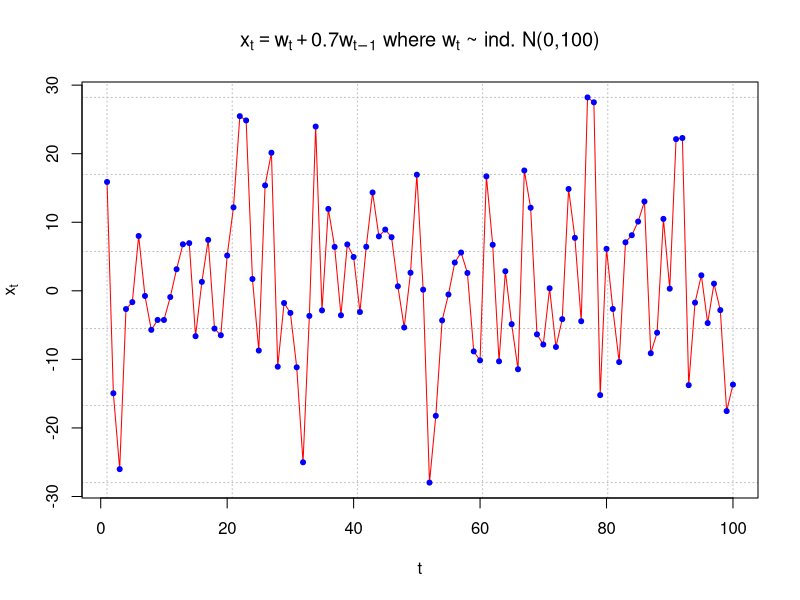
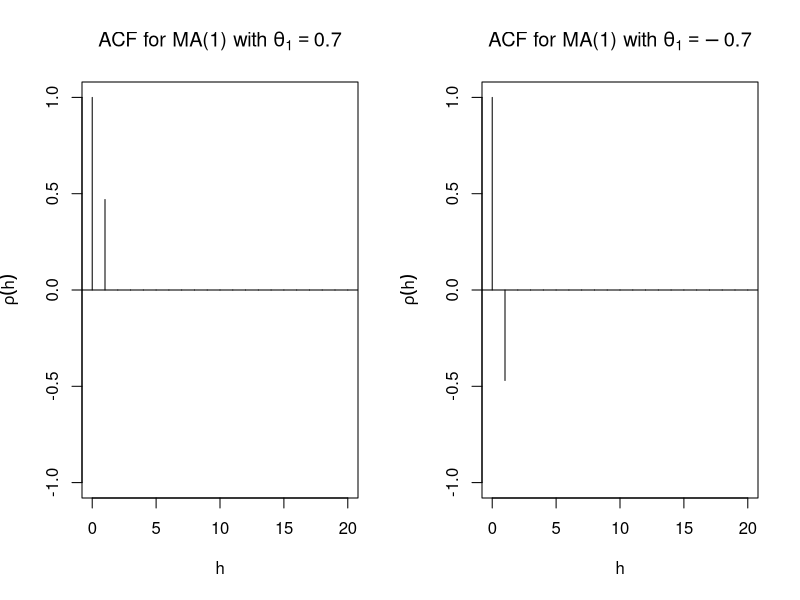
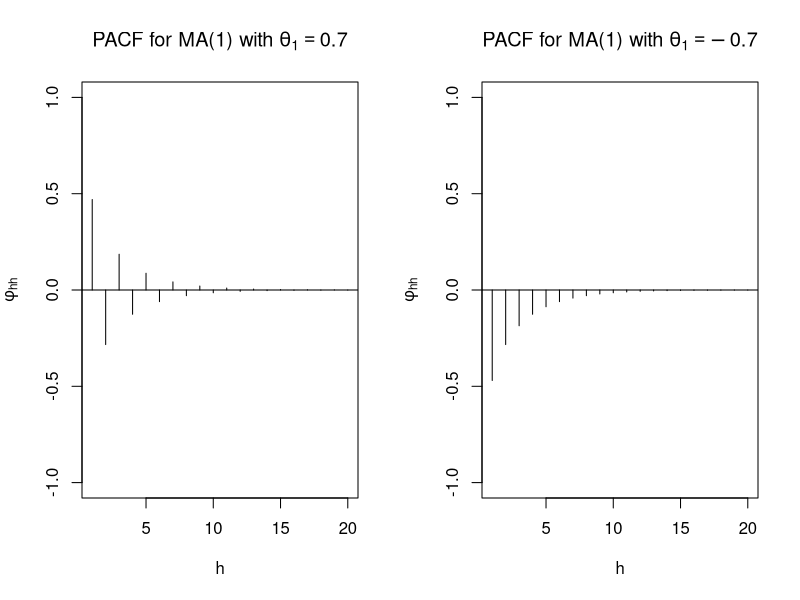

These figures' R source, in order:
#####################################################################
# NAME:  Chris Bilder                                               #
# DATE:  12-21-06                                                   #
# PURPOSE: Simulate an MA(1) series                                 #
#                                                                   #
# NOTES:                                                            #
#####################################################################


#####################################################################
# Simulate MA(1) using arima.sim()

  set.seed(8199)
  x<-arima.sim(model = list(ma = c(0.7)), n = 100, rand.gen = rnorm, sd = 10)
  
  win.graph(width = 8, height = 6, pointsize = 10)  #Opens up wider plot window than the default (good for time series plots)
  plot(x = x, ylab = expression(x[t]), xlab = "t", type = "l", col = c("red"), 
        main = expression(paste(x[t] == w[t] + 0.7*w[t-1], " where ", w[t], " ~ ind. N(0,100)")) , 
        panel.first=grid(col = "gray", lty = "dotted"))
  points(x = x, pch = 20, col = "blue")


  par(mfrow = c(1,2))
  round(ARMAacf(ma = c(0.7), lag.max = 20),4)
  plot(y = ARMAacf(ma = c(0.7), lag.max = 20), x = 0:20, type = "h", ylim = c(-1,1), xlab = "h", ylab = expression(rho(h)),
       main = expression(paste("ACF for MA(1) with ", theta[1] == 0.7)))
  abline(h = 0)

  round(ARMAacf(ma = c(-0.7), lag.max = 20),4) 
  plot(y = ARMAacf(ma = c(-0.7), lag.max = 20), x = 0:20, type = "h", ylim = c(-1,1), xlab = "h", ylab = expression(rho(h)),
       main = expression(paste("ACF for MA(1) with ", theta[1] == -0.7)))
  abline(h = 0)

  round(ARMAtoMA(ma = c(0.7), lag.max = 5),4)

  #Example for MA(2)
  round(ARMAtoMA(ma = c(0.7, -0.4), lag.max = 5),4)


###################################################################
# PACF

  par(mfrow = c(1,2))
  round(ARMAacf(ma = c(0.7), lag.max = 20, pacf = TRUE),4)
  plot(x = ARMAacf(ma = c(0.7), lag.max = 20, pacf = TRUE), type = "h", ylim = c(-1,1), xlab = "h", ylab = expression(phi[hh]),
       main = expression(paste("PACF for MA(1) with ", theta[1] == 0.7)))
  abline(h = 0)

  round(ARMAacf(ma = c(-0.7), lag.max = 20, pacf = TRUE),4) 
  plot(x = ARMAacf(ma = c(-0.7), lag.max = 20, pacf = TRUE), type = "h", ylim = c(-1,1), xlab = "h", ylab = expression(phi[hh]),
       main = expression(paste("PACF for MA(1) with ", theta[1] == -0.7)))
  abline(h = 0)













#
